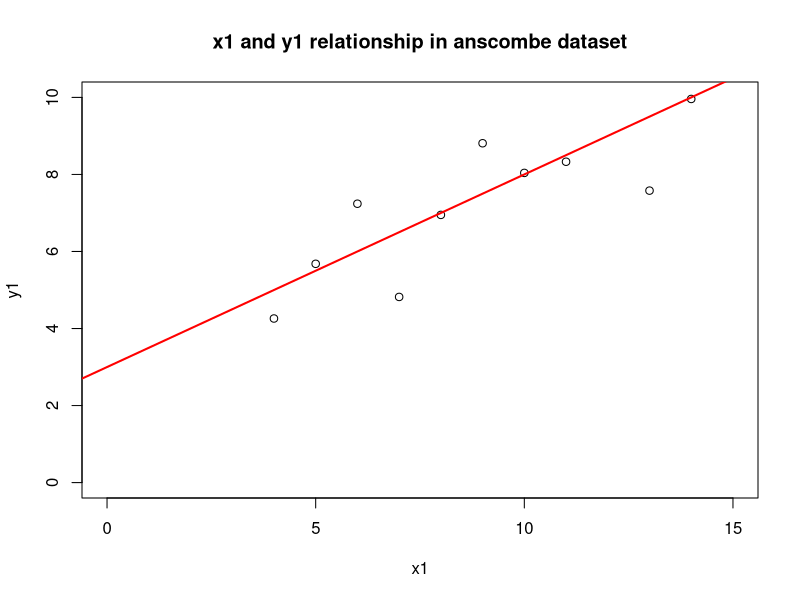
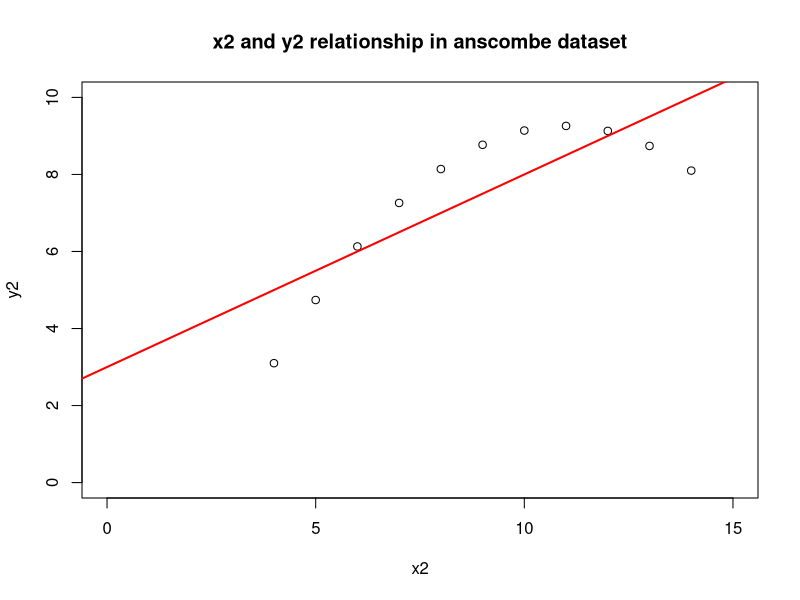
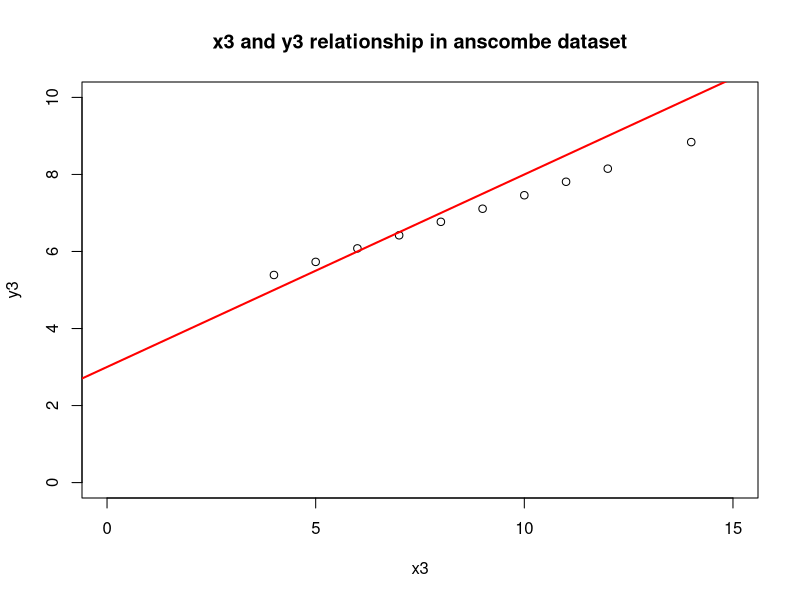
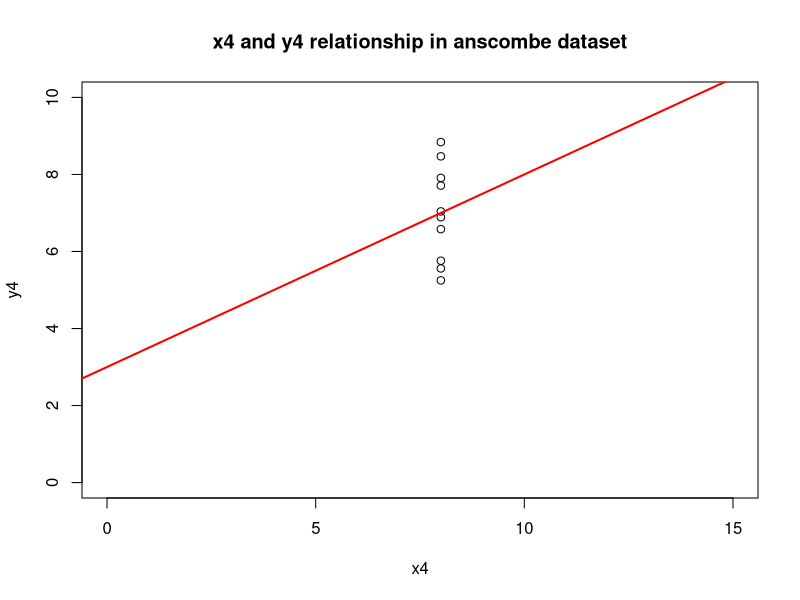

The R source for these figures, in order:
## ---- chunk 1
# (a)
fit1 <- lm(y1 ~ x1, data = anscombe)
summary(fit1)
fit2 <- lm(y2 ~ x2, data = anscombe)
summary(fit2)
fit3 <- lm(y3 ~ x3, data = anscombe)
summary(fit3)
fit4 <- lm(y4 ~ x4, data = anscombe)
summary(fit4)
## ---- chunk 2
# (c)
plot(y1 ~ x1, data=anscombe, main = "x1 and y1 relationship in anscombe dataset", 
     xlab = "x1", ylab = "y1", xlim = c(0, 15), ylim = c(0, 10))
abline(fit1, col = "red", lwd = 2)
## ---- chunk 3
plot(y2 ~ x2, data=anscombe, main = "x2 and y2 relationship in anscombe dataset", 
     xlab = "x2", ylab = "y2", xlim = c(0, 15), ylim = c(0, 10))
abline(fit2, col = "red", lwd = 2)
plot(y3 ~ x3, data=anscombe, main = "x3 and y3 relationship in anscombe dataset", 
     xlab = "x3", ylab = "y3", xlim = c(0, 15), ylim = c(0, 10))
abline(fit3, col = "red", lwd = 2)
plot(y4 ~ x4, data=anscombe, main = "x4 and y4 relationship in anscombe dataset", 
     xlab = "x4", ylab = "y4", xlim = c(0, 15), ylim = c(0, 10))
abline(fit4, col = "red", lwd = 2)
